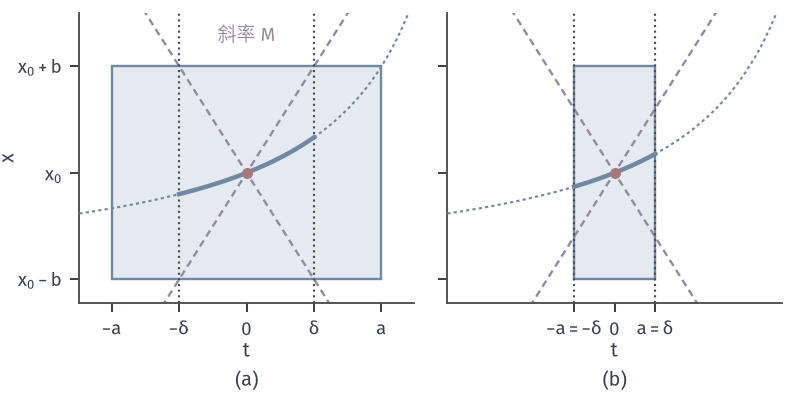

Write the Python code that produced this figure.
from pathlib import Path
import sys
sys.path.insert(0,str(Path(__file__).resolve().parents[1]/"odeex-common"))
from odeex_common import *
HERE=Path(__file__).resolve().parent

# xdot=x^2, x(0)=1 in the box |t|<=a, |x-1|<=b; M=(1+b)^2, delta=min(a,b/M).
fig,axes=figure(width_mm=112,height_mm=56,ncols=2,sharey=True)
panel(fig,.1,.985,.965,.235,.1)
for ax,(a,b) in zip(axes,((.5,1.),(.15,1.))):
    M=(1+b)**2; d=min(a,b/M)
    ax.add_patch(Rectangle((-a,1-b),2*a,2*b,fc=BLUE_FILL,ec=BLUE,lw=.95,zorder=1))
    t=np.linspace(-.62,.62,5)
    ax.plot(t,1+M*t,color=PURPLE,lw=.95,ls=(0,(3,2)),zorder=2); ax.plot(t,1-M*t,color=PURPLE,lw=.95,ls=(0,(3,2)),zorder=2)
    t=np.linspace(-.62,.62,300); ax.plot(t,1/(1-t),color=BLUE,lw=.85,ls=(0,(1.5,1.5)),zorder=3)
    t=np.linspace(-d,d,100); ax.plot(t,1/(1-t),color=BLUE,lw=1.8,zorder=4)
    for s in (-d,d): ax.vlines(s,-.22,2.5,color=STROKE,lw=.85,ls=':',zorder=2)
    dot(ax,0,1)
    ax.set_xlim(-.62,.62); ax.set_ylim(-.22,2.5); ax.set_xticks([-a,-d,0,d,a] if a!=d else [-a,0,a])
    ax.set_xlabel('$t$',labelpad=1)
axes[0].set_xticklabels(['$-a$','$-\\delta$','0','$\\delta$','$a$'])
axes[1].set_xticks([-.15,0,.15]); axes[1].set_xticklabels(['$-a=-\\delta$','0','$a=\\delta$'])
axes[0].set_yticks([0,1,2]); axes[0].set_yticklabels(['$x_0-b$','$x_0$','$x_0+b$']); axes[0].set_ylabel('$x$',labelpad=0)
axes[0].text(0,2.3,'斜率 M',color=PURPLE,fontsize=7.5,ha='center',va='center')
tags(fig,axes)
save(fig,HERE,'figure',{'ode':'x\'=x^2,x(0)=1','boxes':'a=.5,b=1 and a=.15,b=1','M':4})
